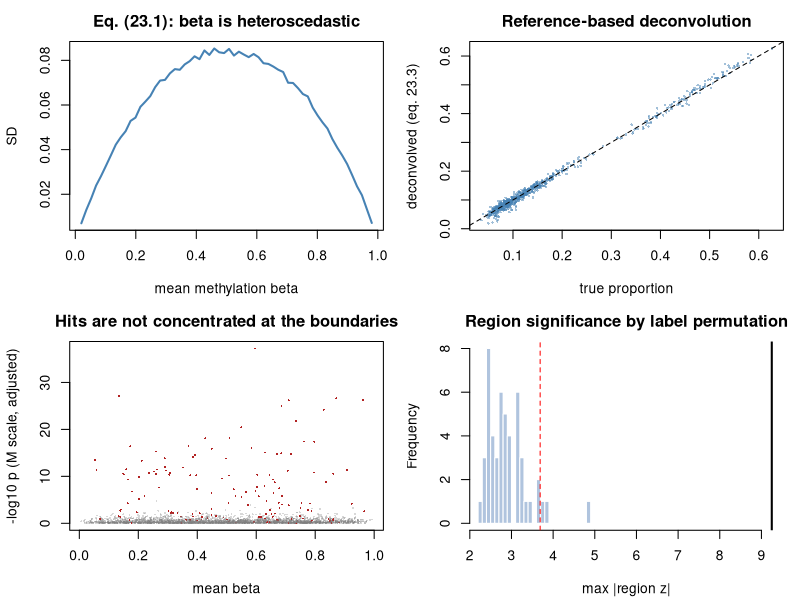

This chart was generated by the following R code:
## ---- chunk 1
suppressPackageStartupMessages(library(MASS))
MODULE_NAME <- "33_methylation_epigenomics"
OUT <- file.path(Sys.getenv("STATS_OUT", unset = "results"), MODULE_NAME)
dir.create(OUT, recursive = TRUE, showWarnings = FALSE)
header <- function(txt) cat("\n", strrep("=", 72), "\n", txt, "\n",
                            strrep("=", 72), "\n", sep = "")
beta_to_m <- function(b, eps = 1e-6) { b <- pmin(pmax(b, eps), 1-eps); log2(b/(1-b)) }
m_to_beta <- function(m) 2^m/(2^m + 1)
CELL_TYPES <- c("CD4T","CD8T","NK","Bcell","Mono","Gran")
## ---- chunk 2
header("1. Beta values are heteroscedastic; M-values are not (23.1)")
set.seed(3301)
cat(sprintf("  %11s%11s%9s\n", "mean beta", "SD(beta)", "SD(M)"))
for (target in c(0.02, 0.10, 0.30, 0.50, 0.75, 0.95)) {
  m_draws <- rnorm(40000, log2(target/(1-target)), 0.5)
  cat(sprintf("  %11.2f%11.4f%9.4f\n", target, sd(m_to_beta(m_draws)), sd(m_draws)))
}
cat("\n  Probes near 0 or 1 are STRUCTURALLY less variable. A linear model on\n")
cat("  beta gives them standard errors that are too small, so they dominate a\n")
cat("  hit list for a purely mathematical reason. MODEL ON M, REPORT BETA.\n")
## ---- chunk 3
header("2. A whole-blood EPIC-like cohort")
simulate_methylation <- function(n = 120, n_probes = 3000, n_dmp = 150) {
  ref_M <- matrix(rnorm(n_probes*length(CELL_TYPES), 0, 2), n_probes) +
    rnorm(n_probes, 0, 1.5)
  case <- rbinom(n, 1, 0.5); age <- rnorm(n, 55, 12); sex <- rbinom(n, 1, 0.5)
  ## Cases have MORE granulocytes and fewer CD4T -> composition is a CONFOUNDER.
  base_logit <- c(1.1, 0.5, 0.2, 0.3, 0.8, 1.9)
  shift <- c(-0.35, 0, 0, 0, 0.10, 0.30)
  W <- t(sapply(seq_len(n), function(i) {
    lg <- base_logit + case[i]*shift + rnorm(length(CELL_TYPES), 0, 0.22)
    exp(lg)/sum(exp(lg))
  }))
  colnames(W) <- CELL_TYPES
  true_eff <- numeric(n_probes)
  dmp <- sample(n_probes, n_dmp); true_eff[dmp] <- rnorm(n_dmp, 0, 0.85)
  M <- ref_M %*% t(W) + outer(true_eff, case) +
    outer(rnorm(n_probes, 0, 0.012), age - mean(age)) +
    matrix(rnorm(n_probes*n, 0, 0.45), n_probes)
  probes <- sprintf("cg%07d", seq_len(n_probes))
  samples <- sprintf("S%03d", seq_len(n))
  dimnames(M) <- list(probes, samples)
  meta <- data.frame(case = case, age = age, sex = sex, W, row.names = samples)
  list(beta = m_to_beta(M), M = M, meta = meta,
       truth = data.frame(true_eff = true_eff, is_dmp = true_eff != 0, row.names = probes),
       ref_M = `dimnames<-`(ref_M, list(probes, CELL_TYPES)))
}
set.seed(3302)
sim <- simulate_methylation()
beta_df <- sim$beta; M_df <- sim$M; meta <- sim$meta; truth <- sim$truth
stopifnot(identical(colnames(beta_df), rownames(meta)))
cat(sprintf("  %d probes x %d samples\n", nrow(beta_df), ncol(beta_df)))
cat(sprintf("  %d probes have a TRUE direct effect of case status\n", sum(truth$is_dmp)))
cat("\n  mean cell proportions by group:\n")
print(round(aggregate(meta[, CELL_TYPES], by = list(case = meta$case), mean), 3))
cat(sprintf("\n  Granulocytes differ by %+.3f between groups -> cell composition is\n",
            diff(tapply(meta$Gran, meta$case, mean))))
cat("  associated with the outcome, i.e. a CONFOUNDER for any probe whose\n")
cat("  methylation differs between cell types.\n")
## ---- chunk 4
header("3. Probe-wise linear models on M vs beta")
probewise <- function(Y, meta, rhs_cols, coef_index = 2) {
  X <- cbind(1, as.matrix(sapply(rhs_cols, function(c_) as.numeric(meta[[c_]]))))
  beta_hat <- qr.coef(qr(X), t(Y))
  resid <- t(Y) - X %*% beta_hat
  dof <- nrow(X) - ncol(X)
  s2 <- pmax(colSums(resid^2)/dof, 1e-14)
  se <- sqrt(s2 * chol2inv(qr.R(qr(X)))[coef_index, coef_index])
  p <- 2*pt(abs(beta_hat[coef_index, ]/se), dof, lower.tail = FALSE)
  data.frame(effect = beta_hat[coef_index, ], s2 = s2, pvalue = p,
             padj = p.adjust(p, "BH"), row.names = rownames(Y))
}
moderated_probewise <- function(Y, meta, rhs_cols, coef_index = 2) {
  base <- probewise(Y, meta, rhs_cols, coef_index)
  X <- cbind(1, as.matrix(sapply(rhs_cols, function(c_) as.numeric(meta[[c_]]))))
  dof <- nrow(X) - ncol(X)
  e <- log(base$s2) - digamma(dof/2) + log(dof/2)
  target <- mad(e)^2 - trigamma(dof/2)
  d0 <- if (target > 0) tryCatch(uniroot(function(d) trigamma(d/2) - target,
                                         c(1e-4, 1e4))$root, error = function(e) 50)
        else 50
  s0_2 <- exp(mean(e) + digamma(d0/2) - log(d0/2))
  s2t <- (d0*s0_2 + dof*base$s2)/(d0 + dof)
  se <- sqrt(s2t * chol2inv(qr.R(qr(X)))[coef_index, coef_index])
  base$pvalue <- 2*pt(abs(base$effect/se), dof + d0, lower.tail = FALSE)
  base$padj <- p.adjust(base$pvalue, "BH")
  list(res = base, d0 = d0)
}
mean_beta <- rowMeans(beta_df)
dist_edge <- pmin(mean_beta, 1 - mean_beta)
res_beta <- probewise(beta_df, meta, c("case","age","sex"))
res_M <- probewise(M_df, meta, c("case","age","sex"))
cat(sprintf("  Spearman(distance from the 0/1 boundary, residual variance):\n"))
cat(sprintf("    beta scale : %+.3f   <- strong dependence\n",
            cor(dist_edge, res_beta$s2, method = "spearman")))
cat(sprintf("    M scale    : %+.3f   <- essentially none\n",
            cor(dist_edge, res_M$s2, method = "spearman")))
cat("\n  That is the heteroscedasticity of eq. (23.1), measured directly.\n")
mb <- moderated_probewise(beta_df, meta, c("case","age","sex"))
mM <- moderated_probewise(M_df, meta, c("case","age","sex"))
cat("\n  WHY IT MATTERS - and it is NOT what most people assume. An ordinary\n")
cat("  probe-wise t-test on beta is largely self-correcting: an extreme probe\n")
cat("  has both a smaller effect AND a smaller SE, and the two mostly cancel.\n")
cat("  The damage appears once you MODERATE the variances, which every standard\n")
cat("  pipeline does (limma, eq. 20.6). Empirical Bayes assumes the residual\n")
cat("  variances are EXCHANGEABLE across probes. On the beta scale they are\n")
cat("  not, so the prior degrees of freedom collapse:\n")
cat(sprintf("\n    prior df d0, beta scale : %8.1f\n", mb$d0))
cat(sprintf("    prior df d0, M scale    : %8.1f\n", mM$d0))
cat("    With n = 4 or 6 per group - the usual EWAS pilot - that is decisive.\n")
score <- function(res, label) {
  rej <- res$padj < 0.05
  tp <- sum(rej & truth$is_dmp); fp <- sum(rej & !truth$is_dmp)
  cat(sprintf("  %-44s%7d%7d%7d%9.2f%8.3f\n", label, sum(rej), tp, fp,
              tp/sum(truth$is_dmp), fp/max(sum(rej), 1)))
}
cat(sprintf("\n  %-44s%7s%7s%7s%9s%8s\n", "analysis", "rej", "TP", "FP", "sens", "FDP"))
score(res_beta, "beta, ordinary t, adj. age+sex")
score(res_M, "M, ordinary t, adj. age+sex")
score(mM$res, "M, MODERATED t, adj. age+sex")
cat("\n  Note the FDP in all rows is far above 0.05. None of these adjusts for\n")
cat("  CELL COMPOSITION, which is the real driver - that is section 4, and it\n")
cat("  matters far more than the scale choice.\n")
## ---- chunk 5
header("4. Reference-based deconvolution and the adjustment decision (23.3)")
houseman <- function(Y, reference) {
  ## eq. (23.3): non-negative, sum-to-one constrained regression. Implemented
  ## as NNLS via a simple projected-gradient loop, then renormalised.
  R <- as.matrix(reference)
  t(apply(Y, 2, function(y) {
    w <- rep(1/ncol(R), ncol(R))
    for (it in 1:500) {
      g <- crossprod(R, R %*% w - y)
      w <- pmax(w - 0.5*g/max(sum(R^2), 1e-9), 0)
      if (sum(w) > 0) w <- w/sum(w)
    }
    w
  }))
}
disc <- names(sort(apply(sim$ref_M, 1, sd), decreasing = TRUE))[1:400]
W_hat <- houseman(M_df[disc, ], sim$ref_M[disc, ])
colnames(W_hat) <- CELL_TYPES
cat("  Estimated vs true cell proportions (correlation across samples):\n")
for (ct in CELL_TYPES)
  cat(sprintf("    %-8s r = %+.3f   (true mean %.3f, est mean %.3f)\n", ct,
              cor(W_hat[, ct], meta[[ct]]), mean(meta[[ct]]), mean(W_hat[, ct])))
meta_w <- meta
for (ct in CELL_TYPES[-length(CELL_TYPES)]) meta_w[[paste0("est_", ct)]] <- W_hat[, ct]
res_adj <- probewise(M_df, meta_w,
                     c("case","age","sex", paste0("est_", CELL_TYPES[-length(CELL_TYPES)])))
cat(sprintf("\n  %-44s%7s%7s%7s%9s%8s\n", "analysis", "rej", "TP", "FP", "sens", "FDP"))
score(res_M, "M scale, NOT adjusted for composition")
score(res_adj, "M scale, adjusted for estimated composition")
cat("\n  Adjusting removes composition-driven false positives. But BEFORE\n")
cat("  adjusting, decide the CAUSAL ROLE (Module 22):\n")
cat("    CONFOUNDER - composition differs for reasons unrelated to disease\n")
cat("                 (age, smoking, sampling) -> ADJUST.\n")
cat("    MEDIATOR   - the disease CAUSES the composition change, which then\n")
cat("                 changes methylation -> adjusting removes the effect you\n")
cat("                 wanted. Do a mediation analysis instead (eq. 32.6).\n")
cat("    OUTCOME    - the composition change IS the finding -> model it\n")
cat("                 directly and do not adjust methylation for it.\n")
med_frac <- sapply(rownames(truth)[truth$is_dmp][1:60], function(p_) {
  d <- meta; d$y <- M_df[p_, ]
  tot <- coef(lm(y ~ case + age + sex, data = d))["case"]
  dir_ <- coef(lm(as.formula(paste("y ~ case + age + sex +",
                                   paste(CELL_TYPES[-length(CELL_TYPES)], collapse = "+"))),
                  data = d))["case"]
  if (abs(tot) > 1e-6) 1 - dir_/tot else NA
})
cat(sprintf("\n  Median proportion of the case effect 'explained' by composition\n"))
cat(sprintf("  across 60 true DMPs: %.1f%%\n", 100*median(med_frac, na.rm = TRUE)))
cat("  If composition is a MEDIATOR, that fraction is a real biological\n")
cat("  pathway and adjusting it away is a mistake.\n")
## ---- chunk 6
header("5. Bisulfite counts need a beta-binomial (23.2)")
set.seed(3303)
n_s <- 24; n_sites <- 400
group <- rbinom(n_s, 1, 0.5)
true_pi <- rbeta(n_sites, 2, 2)
delta <- c(rep(0.12, 40), rep(0, n_sites - 40))
RHO <- 0.03
coverage <- matrix(rnbinom(n_sites*n_s, mu = 30, size = 2), n_sites) + 1
y <- matrix(0L, n_sites, n_s)
for (i in seq_len(n_sites)) for (j in seq_len(n_s)) {
  pij <- min(max(true_pi[i] + delta[i]*group[j], 0.01), 0.99)
  a <- pij*(1/RHO - 1); b <- (1 - pij)*(1/RHO - 1)
  y[i, j] <- rbinom(1, coverage[i, j], rbeta(1, a, b))
}
is_de <- delta != 0
test_sites <- function(quasi) {
  vapply(seq_len(n_sites), function(i) {
    d <- data.frame(m = y[i, ], u = coverage[i, ] - y[i, ], g = group)
    f <- try(glm(cbind(m, u) ~ g, data = d, family = binomial()), silent = TRUE)
    if (inherits(f, "try-error")) return(1)
    if (!quasi) return(coef(summary(f))["g", 4])
    phi <- max(sum(residuals(f, "pearson")^2)/df.residual(f), 1)
    2*pt(abs(coef(f)["g"]/(coef(summary(f))["g",2]*sqrt(phi))),
         df.residual(f), lower.tail = FALSE)
  }, numeric(1))
}
cat(sprintf("  %-34s%7s%7s%7s%8s\n", "model", "rej", "TP", "FP", "FDP"))
for (row_ in list(list("binomial (ignores overdispersion)", FALSE),
                  list("quasi-binomial (eq. 23.2)", TRUE))) {
  p <- test_sites(row_[[2]]); rej <- p.adjust(p, "BH") < 0.05
  cat(sprintf("  %-34s%7d%7d%7d%8.3f\n", row_[[1]], sum(rej), sum(rej & is_de),
              sum(rej & !is_de), sum(rej & !is_de)/max(sum(rej), 1)))
}
cat(sprintf("\n  Coverage ranges %d-%dx. A plain binomial treats a high-coverage\n",
            min(coverage), max(coverage)))
cat("  site as far more certain than a low-coverage one, ignoring the\n")
cat("  BIOLOGICAL variability between samples entirely (eq. 23.2).\n")
## ---- chunk 7
header("6. Region-level inference")
set.seed(3304)
probe_pos <- sort(sample(1e7, nrow(truth)))
names(probe_pos) <- rownames(truth)
z_scores <- qnorm(res_adj$pvalue/2, lower.tail = FALSE) * sign(res_adj$effect)
region_scan <- function(z, positions, window = 2000, min_probes = 3) {
  o <- order(positions); zs <- z[o]; ps <- positions[o]
  out <- list(); i <- 1
  while (i <= length(ps)) {
    j <- i
    while (j + 1 <= length(ps) && ps[j+1] - ps[i] <= window) j <- j + 1
    k <- j - i + 1
    ## Stouffer (eq. 6.7). NOTE: assumes INDEPENDENT probes, which adjacent
    ## CpGs violate - so this p-value needs permutation calibration.
    if (k >= min_probes) out[[length(out)+1]] <-
      data.frame(start = ps[i], end = ps[j], n_probes = k, z = sum(zs[i:j])/sqrt(k))
    i <- j + 1
  }
  if (length(out)) do.call(rbind, out) else data.frame()
}
regions <- region_scan(z_scores, probe_pos)
cat(sprintf("  %d candidate regions with >= 3 probes\n", nrow(regions)))
cat(sprintf("  largest |region z|: %.2f\n", max(abs(regions$z))))
cat("\n  CRITICAL: the Stouffer combination assumes INDEPENDENT probes. Adjacent\n")
cat("  CpGs are spatially correlated, so this p-value is anticonservative.\n")
cat("  Calibrate by permuting SAMPLE LABELS and rerunning the whole scan -\n")
cat("  which preserves the spatial correlation structure:\n")
null_max <- replicate(50, {
  mp <- meta; mp$case <- sample(mp$case)
  rp <- probewise(M_df, mp, c("case","age","sex"))
  zp <- qnorm(rp$pvalue/2, lower.tail = FALSE) * sign(rp$effect)
  rg <- region_scan(zp, probe_pos)
  if (nrow(rg)) max(abs(rg$z)) else 0
})
thresh <- quantile(null_max, 0.95)
cat(sprintf("    95th percentile of the max |region z| under permutation: %.2f\n", thresh))
cat(sprintf("    regions exceeding it: %d\n", sum(abs(regions$z) > thresh)))
cat(sprintf("    naive |z| > 1.96 would have called: %d\n", sum(abs(regions$z) > 1.96)))
## ---- chunk 8
png(file.path(OUT, "methylation.png"), width = 1100, height = 800, res = 110)
par(mfrow = c(2, 2), mar = c(4.2, 4.2, 2.5, 1))
bb <- seq(0.02, 0.98, length.out = 60)
sds <- sapply(bb, function(b) sd(m_to_beta(rnorm(3000, log2(b/(1-b)), 0.5))))
plot(bb, sds, type = "l", lwd = 2, col = "steelblue", xlab = "mean methylation beta",
     ylab = "SD", main = "Eq. (23.1): beta is heteroscedastic")
abline(h = 0.5, col = "darkorange", lty = 2)
plot(as.vector(as.matrix(meta[, CELL_TYPES])), as.vector(W_hat), pch = 16, cex = 0.4,
     col = adjustcolor("steelblue", 0.5), xlab = "true proportion",
     ylab = "deconvolved (eq. 23.3)", main = "Reference-based deconvolution")
abline(0, 1, lty = 2)
plot(mean_beta, -log10(res_adj$pvalue), pch = 16, cex = 0.3,
     col = ifelse(truth$is_dmp, "firebrick", adjustcolor("grey50", 0.3)),
     xlab = "mean beta", ylab = "-log10 p (M scale, adjusted)",
     main = "Hits are not concentrated at the boundaries")
hist(null_max, breaks = 25, col = "lightsteelblue", border = "white",
     xlim = range(c(null_max, max(abs(regions$z)))),
     main = "Region significance by label permutation", xlab = "max |region z|")
abline(v = thresh, col = "red", lty = 2); abline(v = max(abs(regions$z)), lwd = 2)
invisible(dev.off())
cat("\nFigure written to", file.path(OUT, "methylation.png"), "\n")
## ---- chunk 9

## ---- chunk 10

## ---- chunk 11
# top <- rownames(res_adj)[order(res_adj$pvalue)][1:5]
# cat(sprintf("  %12s%10s%11s%14s%14s%12s\n", "probe","M effect","mean beta",
#             "beta at ctrl","beta at case","difference"))
# for (pr in top) {
#   eff <- res_adj[pr, "effect"]
#   m_ctrl <- mean(M_df[pr, meta$case == 0])
#   b_ctrl <- m_to_beta(m_ctrl); b_case <- m_to_beta(m_ctrl + eff)
#   cat(sprintf("  %12s%10.3f%11.3f%14.3f%14.3f%+12.3f\n", pr, eff,
#               mean(beta_df[pr, ]), b_ctrl, b_case, b_case - b_ctrl))
# }
#
# ## The map from M to beta is NONLINEAR (a logistic), so the SAME M-scale
# ## effect corresponds to a different beta difference depending on where you
# ## start. Near beta = 0.5 the map is steepest; near 0 or 1 a large M change
# ## barely moves beta. Evaluate m_to_beta() at the ACTUAL baseline, which is
# ## why you report "beta went from 0.42 to 0.55".
## ---- chunk 12

## ---- chunk 13

## ---- chunk 14
# set.seed(77)
# n <- 200
# case <- rbinom(n, 1, 0.5)
# gran <- 0.30 + 0.10*case + rnorm(n, 0, 0.04)     # disease -> composition
# meth <- 2.0*gran + rnorm(n, 0, 0.15)             # composition -> methylation
# d <- data.frame(case = case, gran = gran, meth = meth)
# tot <- lm(meth ~ case, data = d); dir_ <- lm(meth ~ case + gran, data = d)
# a_path <- coef(lm(gran ~ case, data = d))["case"]
# cat(sprintf("  total effect (TE)             = %+.4f  p = %.2e\n",
#             coef(tot)["case"], coef(summary(tot))["case",4]))
# cat(sprintf("  direct effect after adjusting = %+.4f  p = %.3f\n",
#             coef(dir_)["case"], coef(summary(dir_))["case",4]))
# cat(sprintf("  indirect (NIE) = a*b           = %+.4f\n",
#             a_path*coef(dir_)["gran"]))
# cat(sprintf("  proportion mediated            = %.1f%%\n",
#             100*a_path*coef(dir_)["gran"]/coef(tot)["case"]))
#
# ## There IS a real total effect of disease on methylation - it just runs
# ## THROUGH cell composition. Adjusting for the mediator makes it vanish and
# ## you would wrongly conclude "no methylation difference". The CAUSAL question
# ## decides the model; the data cannot tell you which role composition plays.
## ---- chunk 15

## ---- chunk 16

## ---- chunk 17
# set.seed(88)
# ppg <- rnbinom(400, mu = 7, size = 1.2) + 1
# gene_of_probe <- rep(seq_along(ppg), ppg)[1:nrow(truth)]
# sig_probe <- runif(length(gene_of_probe)) < 0.05    # COMPLETELY AT RANDOM
# gene_hit <- tapply(sig_probe, gene_of_probe, any)
# n_probes <- tapply(rep(1, length(gene_of_probe)), gene_of_probe, sum)
# cat(sprintf("  %17s%17s\n", "probes per gene", "P(gene called)"))
# for (rg in list(c(1,1), c(2,4), c(5,9), c(10,100))) {
#   m <- n_probes >= rg[1] & n_probes <= rg[2]
#   cat(sprintf("  %17s%16.1f%%\n", sprintf("%d-%d", rg[1], rg[2]),
#               100*mean(gene_hit[m])))
# }
#
# ## Probe-rich genes are called far more often, purely because they have more
# ## chances to contain a random hit. Any pathway enriched for probe-rich genes
# ## (promoter CpG islands, long genes) looks "significant" in every study.
# ## missMethyl::gometh corrects exactly this bias; a plain hypergeometric test
# ## on the gene list does not.
